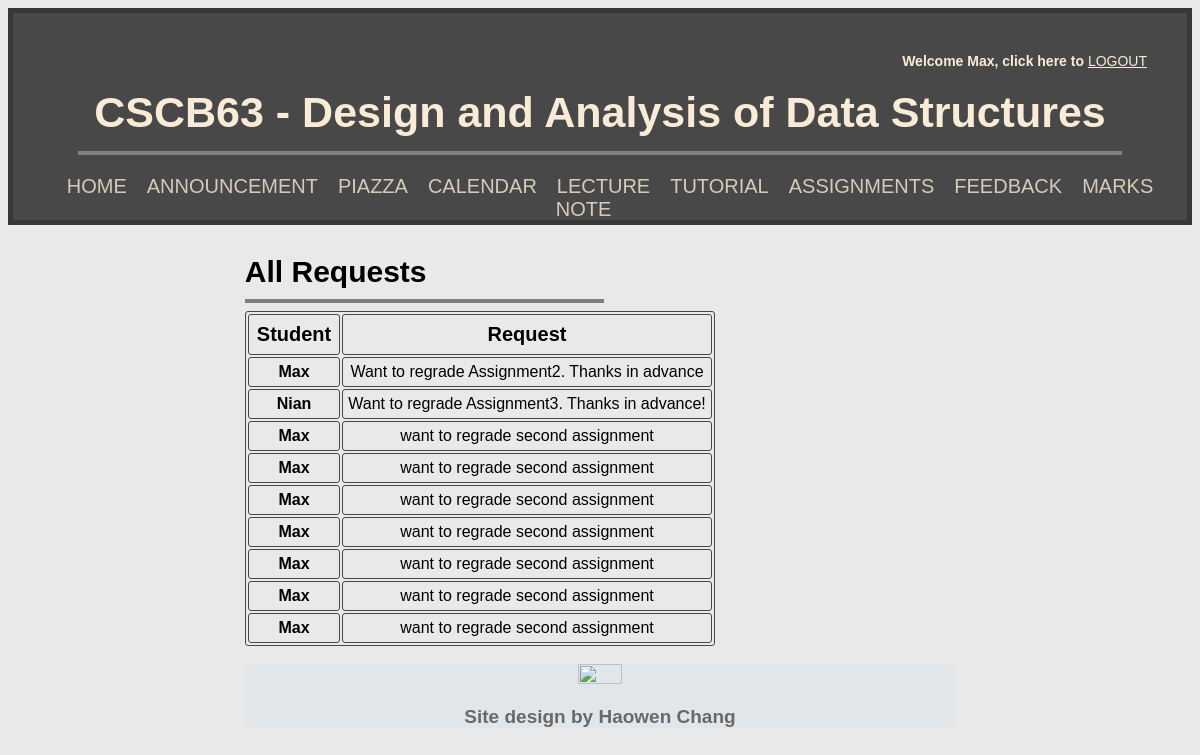
The app's page /checkRegrade (signed in) with its own data.
### tables this page shows
CREATE TABLE "RegradeRequests" (
	"username"	TEXT NOT NULL,
	"content"	TEXT NOT NULL
);

### app.py (the view)
@app.route('/checkRegrade')
def checkRegrade():
    db = get_db()
    db.row_factory = make_dicts
    username = session['username']
    Ins = isInstructor(session['username'])
    requests = []
    for request in get_regrade_requests():
        requests.append(request)
    db.close()
    return render_template('checkRegrade.html', request=requests, username=username, Ins=Ins)

### app.py (called while the page is built)
def get_db():
    db = getattr(g, '_database', None)
    if(db is None):
        db = g._database = sqlite3.connect(DATABASE)
    return db

def make_dicts(cursor: sqlite3.Cursor, row: sqlite3.Row):
    return dict((cursor.description[idx][0], value)
                for idx, value in enumerate(row))

def query_db(query: str, args=(), one=None):
    if one is None:
        one = True
    else:
        one = False
    cursor = get_db().execute(query, args)
    result = cursor.fetchall()
    cursor.close()
    return (result[0] if result else None) if one else result

def get_regrade_requests():
    return query_db("""SELECT * FROM RegradeRequests;""", (), one=False)

def isInstructor(username: str):
    result = query_db("""SELECT username FROM User WHERE User.username == ?
                    AND User.isInstructor == 1;""",
                      args=(username,))
    if result is None:
        return False
    return True

@app.teardown_appcontext
def close_connection(exception):
    db = getattr(g, '_database', None)
    if db is not None:
        db.close()

### templates/checkRegrade.html (shortened to what this page needs)
<!DOCTYPE html>
<html>
    <head>
        <link rel="stylesheet" href="../static/showAllGrade.css">
    </head>
    <body>
        {% extends "index.html" %}
        {% block content %}
        <div class="content">
            <h3>All Requests</h3>
            <hr class="description">
            <div class="container">
                <table>
                    <tr>
                        <th>Student</th>
                        <th>Request</th>
                    </tr>
                    {% for item in request %}
                    <tr>
                        <td class="name">{{item['username']}}</td>
                        <td>{{item['content']}}</td>
                    </tr>
                    {% endfor %}
                </table>
            </div>
        </div>
        {% endblock %}

### static/showAllGrade.css (style rules this page uses)
.content { max-width: 60%; text-align: left; margin: auto; }
.description { margin-top: -20px; margin-left: 0; width: 50%; border: 2px solid; color: grey; }
body { background-color: rgba(146, 145, 145, 0.199); font-family: 'Gill Sans', 'Gill Sans MT', Calibri, 'Trebuchet MS', sans-serif; color: black; }
.name { font-weight: bold; }
table, th, td { border: 1px solid rgba(54, 54, 54, 0.897); text-align: center; border-radius: 3px; }
th { font-weight: bold; font-size: 20px; padding: 8px; }
td { padding: 5px; }

### static/index.css (style rules this page uses)
.content { max-width: 60%; text-align: left; margin: auto; }
.description { margin-top: -20px; margin-left: 0; width: 50%; border: 2px solid; color: grey; }
h3 { font-size: 30px; }
body { background-color: rgba(146, 145, 145, 0.199); font-family: 'Gill Sans', 'Gill Sans MT', Calibri, 'Trebuchet MS', sans-serif; color: black; }

### records on screen
RegradeRequests: username "Max", content "Want to regrade Assignment2. Thanks in advance"
RegradeRequests: username "Nian", content "Want to regrade Assignment3. Thanks in advance!"
RegradeRequests: username "Max", content "want to regrade second assignment"
RegradeRequests: username "Max", content "want to regrade second assignment"
RegradeRequests: username "Max", content "want to regrade second assignment"
RegradeRequests: username "Max", content "want to regrade second assignment"
RegradeRequests: username "Max", content "want to regrade second assignment"
RegradeRequests: username "Max", content "want to regrade second assignment"
RegradeRequests: username "Max", content "want to regrade second assignment"

### other values on screen
{{ username }} "Max"
